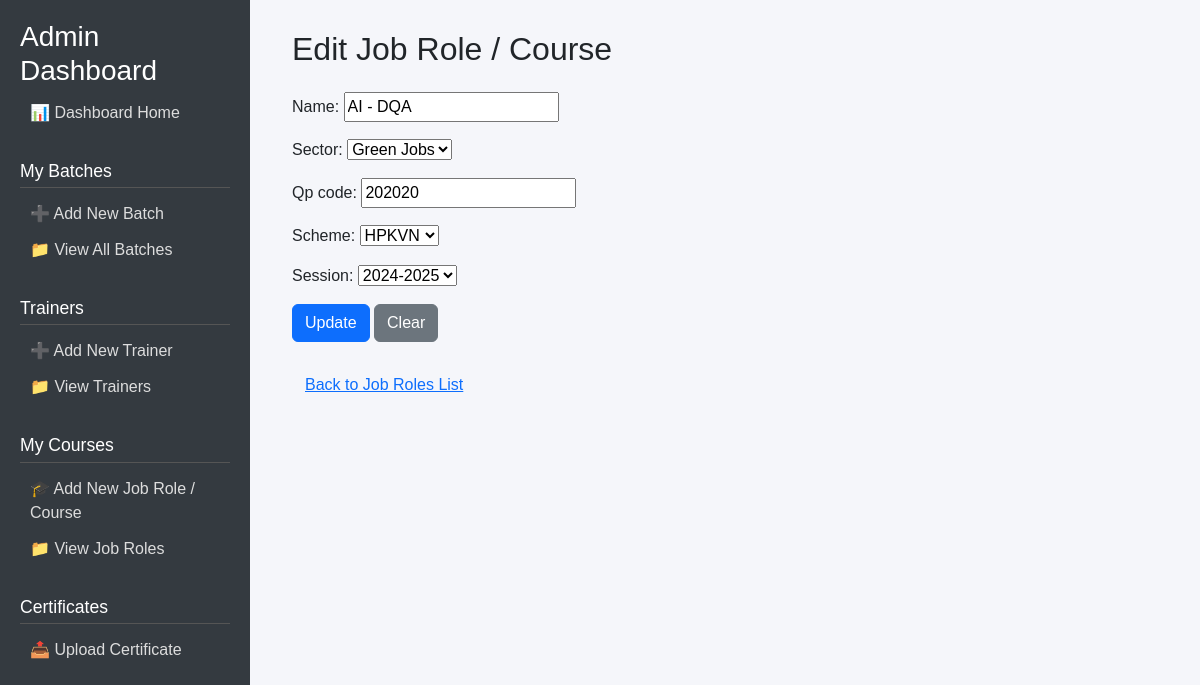
The page /jobroles/edit/1/ on the database its author committed.
### core/models.py (models this page shows, shortened)
class JobRole(models.Model):
    name = models.CharField(max_length=150)
    sector = models.CharField(max_length=50, choices=[('IT-ITES', 'IT-ITES'), ('Green Jobs', 'Green Jobs')])
    qp_code = models.CharField(max_length=50, unique=True)
    scheme = models.ForeignKey(Scheme, on_delete=models.CASCADE)
    session = models.ForeignKey(Session, on_delete=models.CASCADE)

class Scheme(models.Model):
    name = models.CharField(max_length=50, unique=True)
    def __str__(self):
        return self.name

class Session(models.Model):
    name = models.CharField(max_length=20, unique=True)  # e.g. 2023-2024
    def __str__(self):
        return self.name

### core/views.py (the view)
# urls.py: path('jobroles/edit/<int:pk>/', views.edit_jobrole, name='edit_jobrole'),
def edit_jobrole(request, pk):
    jobrole = get_object_or_404(JobRole, pk=pk)
    if request.method == 'POST':
        form = JobRoleForm(request.POST, instance=jobrole)
        if form.is_valid():
            form.save()
            return redirect('list_jobroles')
    else:
        form = JobRoleForm(instance=jobrole)
    return render(request, 'core/edit_jobrole.html', {'form': form})

### core/forms.py
class JobRoleForm(forms.ModelForm):
    class Meta:
        model = JobRole
        fields = "__all__"

### core/templates/core/edit_jobrole.html (shortened to what this page needs)
{% extends 'core/base.html' %}
{% block content %}
<div class="container">
    <h2 class="mb-4">Edit Job Role / Course</h2>
    <form method="post">
        {{ form.as_p }}
        <button type="submit" class="btn btn-primary">Update</button>
        <button type="reset" class="btn btn-secondary">Clear</button>
    </form>
    <br>
    <a href="{% url 'list_jobroles' %}" class="btn btn-link">Back to Job Roles List</a>
</div>
{% endblock %}

### core/templates/core/base.html (style rules this page uses)
body { display: flex; min-height: 100vh; font-family: Arial, sans-serif; }

### rows shown on the page
JobRole: name "AI - DQA", sector "Green Jobs", qp_code "202020", scheme "HPKVN", session "2024-2025"
